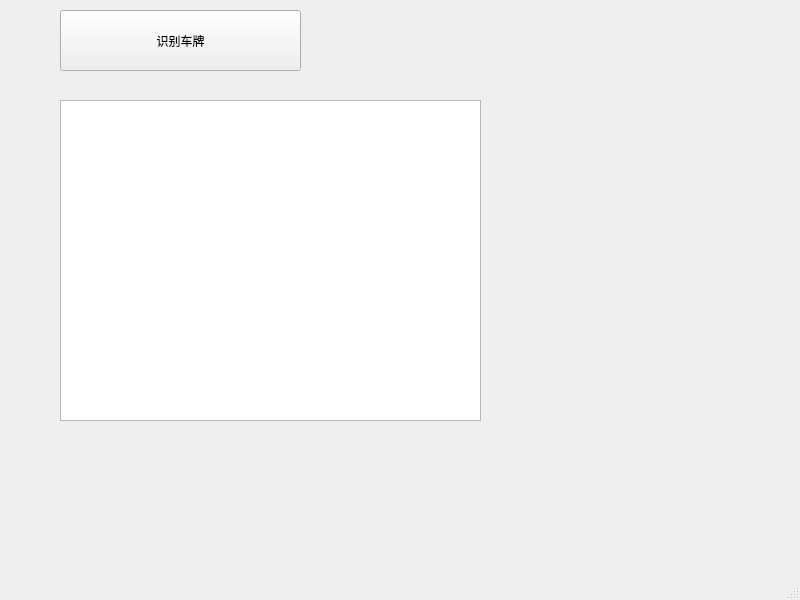
<?xml version="1.0" encoding="UTF-8"?>
<ui version="4.0">
 <class>MainWindow</class>
 <widget class="QMainWindow" name="MainWindow">
  <property name="geometry">
   <rect>
    <x>0</x>
    <y>0</y>
    <width>800</width>
    <height>600</height>
   </rect>
  </property>
  <property name="windowTitle">
   <string>MainWindow</string>
  </property>
  <widget class="QWidget" name="centralwidget">
   <widget class="QPushButton" name="pushButton">
    <property name="geometry">
     <rect>
      <x>60</x>
      <y>10</y>
      <width>241</width>
      <height>61</height>
     </rect>
    </property>
    <property name="text">
     <string>识别车牌</string>
    </property>
   </widget>
   <widget class="QTextEdit" name="textEdit">
    <property name="geometry">
     <rect>
      <x>60</x>
      <y>100</y>
      <width>421</width>
      <height>321</height>
     </rect>
    </property>
   </widget>
  </widget>
  <widget class="QMenuBar" name="menubar">
   <property name="geometry">
    <rect>
     <x>0</x>
     <y>0</y>
     <width>800</width>
     <height>23</height>
    </rect>
   </property>
  </widget>
  <widget class="QStatusBar" name="statusbar"/>
 </widget>
 <resources/>
 <connections/>
</ui>
